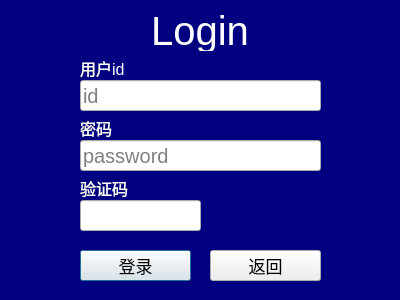
<?xml version="1.0" encoding="UTF-8"?>
<ui version="4.0">
 <class>loginDialog</class>
 <widget class="QDialog" name="loginDialog">
  <property name="geometry">
   <rect>
    <x>0</x>
    <y>0</y>
    <width>400</width>
    <height>300</height>
   </rect>
  </property>
  <property name="minimumSize">
   <size>
    <width>400</width>
    <height>300</height>
   </size>
  </property>
  <property name="maximumSize">
   <size>
    <width>400</width>
    <height>300</height>
   </size>
  </property>
  <property name="windowTitle">
   <string>loginDialog</string>
  </property>
  <property name="styleSheet">
   <string notr="true">

/*
QLineEdit {
	
	border-color:red;
	/*border-top-left-radius:5px;
	border-top-right-radius:5px;
	border-bottom-left-radius:5px;
	border-bottom-right-radius:5px;
	border-width:20px;
}

/*
QPushButton {
	font: 75 9pt &quot;Century Gothic&quot;;
	font-size:20px;
	border-top-left-radius:5px;
	border-top-right-radius:5px;
	border-bottom-left-radius:5px;
	border-bottom-right-radius:5px;
	background-color:white;

	/*color:black;
	
	border-width:20px;
	border-color:black;
}
*/

QPushButton {
	font: 9pt &quot;黑体&quot;;
	font-size:17px;
}


QLabel {
	font: 9pt &quot;幼圆&quot;;
	/*font: 9pt &quot;黑体&quot;;*/
	font-size:16px;
	color:black;
	
}

QLineEdit {
	font-size:20px;
}
QDialog {
	background-color:navy;
}
QLabel {
	color:white;
}</string>
  </property>
  <widget class="QLabel" name="label_1">
   <property name="geometry">
    <rect>
     <x>80</x>
     <y>58</y>
     <width>80</width>
     <height>20</height>
    </rect>
   </property>
   <property name="text">
    <string>用户id</string>
   </property>
   <property name="alignment">
    <set>Qt::AlignLeading|Qt::AlignLeft|Qt::AlignVCenter</set>
   </property>
  </widget>
  <widget class="QLabel" name="label_2">
   <property name="geometry">
    <rect>
     <x>80</x>
     <y>118</y>
     <width>80</width>
     <height>20</height>
    </rect>
   </property>
   <property name="text">
    <string>密码</string>
   </property>
   <property name="alignment">
    <set>Qt::AlignLeading|Qt::AlignLeft|Qt::AlignVCenter</set>
   </property>
  </widget>
  <widget class="QLineEdit" name="lineEdit_1">
   <property name="geometry">
    <rect>
     <x>80</x>
     <y>80</y>
     <width>241</width>
     <height>31</height>
    </rect>
   </property>
   <property name="placeholderText">
    <string>id</string>
   </property>
   <property name="clearButtonEnabled">
    <bool>true</bool>
   </property>
  </widget>
  <widget class="QLineEdit" name="lineEdit_2">
   <property name="geometry">
    <rect>
     <x>80</x>
     <y>140</y>
     <width>241</width>
     <height>31</height>
    </rect>
   </property>
   <property name="echoMode">
    <enum>QLineEdit::Password</enum>
   </property>
   <property name="placeholderText">
    <string>password</string>
   </property>
  </widget>
  <widget class="QPushButton" name="loginButton">
   <property name="geometry">
    <rect>
     <x>80</x>
     <y>250</y>
     <width>111</width>
     <height>31</height>
    </rect>
   </property>
   <property name="text">
    <string>登录</string>
   </property>
  </widget>
  <widget class="QPushButton" name="backButton">
   <property name="geometry">
    <rect>
     <x>210</x>
     <y>250</y>
     <width>111</width>
     <height>31</height>
    </rect>
   </property>
   <property name="text">
    <string>返回</string>
   </property>
  </widget>
  <widget class="QLabel" name="label_3">
   <property name="geometry">
    <rect>
     <x>80</x>
     <y>178</y>
     <width>80</width>
     <height>20</height>
    </rect>
   </property>
   <property name="text">
    <string>验证码</string>
   </property>
   <property name="alignment">
    <set>Qt::AlignLeading|Qt::AlignLeft|Qt::AlignVCenter</set>
   </property>
  </widget>
  <widget class="QLineEdit" name="lineEdit_3">
   <property name="geometry">
    <rect>
     <x>80</x>
     <y>200</y>
     <width>121</width>
     <height>31</height>
    </rect>
   </property>
  </widget>
  <widget class="QLabel" name="label">
   <property name="geometry">
    <rect>
     <x>140</x>
     <y>10</y>
     <width>120</width>
     <height>41</height>
    </rect>
   </property>
   <property name="styleSheet">
    <string notr="true">font: 9pt &quot;Bauhaus 93&quot;;
font-size:40px;</string>
   </property>
   <property name="text">
    <string>Login</string>
   </property>
   <property name="alignment">
    <set>Qt::AlignCenter</set>
   </property>
  </widget>
 </widget>
 <resources/>
 <connections>
  <connection>
   <sender>backButton</sender>
   <signal>clicked()</signal>
   <receiver>loginDialog</receiver>
   <slot>close()</slot>
   <hints>
    <hint type="sourcelabel">
     <x>244</x>
     <y>235</y>
    </hint>
    <hint type="destinationlabel">
     <x>464</x>
     <y>235</y>
    </hint>
   </hints>
  </connection>
 </connections>
</ui>
